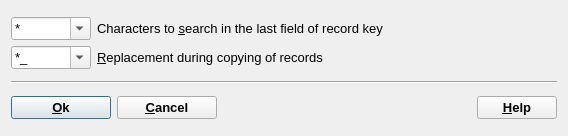
<?xml version="1.0" encoding="UTF-8"?>
<ui version="4.0">
 <class>ChangeKeyDialogData</class>
 <widget class="QDialog" name="ChangeKeyDialogData">
  <property name="geometry">
   <rect>
    <x>0</x>
    <y>0</y>
    <width>568</width>
    <height>136</height>
   </rect>
  </property>
  <property name="font">
   <font>
    <pointsize>10</pointsize>
   </font>
  </property>
  <property name="windowTitle">
   <string>Setup of a template to change record keys</string>
  </property>
  <layout class="QVBoxLayout">
   <item>
    <layout class="QHBoxLayout">
     <item>
      <layout class="QGridLayout">
       <item row="1" column="0">
        <widget class="QComboBox" name="cbKreplace">
         <property name="editable">
          <bool>true</bool>
         </property>
         <property name="currentIndex">
          <number>0</number>
         </property>
         <item>
          <property name="text">
           <string>*_</string>
          </property>
         </item>
         <item>
          <property name="text">
           <string>TEXT*</string>
          </property>
         </item>
         <item>
          <property name="text">
           <string>invcase*</string>
          </property>
         </item>
         <item>
          <property name="text">
           <string>*</string>
          </property>
         </item>
         <item>
          <property name="text">
           <string>*TEXT</string>
          </property>
         </item>
         <item>
          <property name="text">
           <string>*invcase</string>
          </property>
         </item>
         <item>
          <property name="text">
           <string>*</string>
          </property>
         </item>
         <item>
          <property name="text">
           <string>invcase</string>
          </property>
         </item>
         <item>
          <property name="text">
           <string>TEXT</string>
          </property>
         </item>
        </widget>
       </item>
       <item row="0" column="1">
        <widget class="QLabel" name="tlICsearch">
         <property name="text">
          <string>Characters to &amp;search in the last field of record key</string>
         </property>
         <property name="wordWrap">
          <bool>false</bool>
         </property>
         <property name="buddy">
          <cstring>cbKsearch</cstring>
         </property>
        </widget>
       </item>
       <item row="1" column="1">
        <widget class="QLabel" name="tlICreplace">
         <property name="text">
          <string>&amp;Replacement during copying of records</string>
         </property>
         <property name="wordWrap">
          <bool>false</bool>
         </property>
         <property name="buddy">
          <cstring>cbKreplace</cstring>
         </property>
        </widget>
       </item>
       <item row="0" column="0">
        <widget class="QComboBox" name="cbKsearch">
         <property name="editable">
          <bool>true</bool>
         </property>
         <property name="currentIndex">
          <number>0</number>
         </property>
         <item>
          <property name="text">
           <string>*</string>
          </property>
         </item>
         <item>
          <property name="text">
           <string>?*</string>
          </property>
         </item>
         <item>
          <property name="text">
           <string>??*</string>
          </property>
         </item>
         <item>
          <property name="text">
           <string>???*</string>
          </property>
         </item>
         <item>
          <property name="text">
           <string>*?</string>
          </property>
         </item>
         <item>
          <property name="text">
           <string>*??</string>
          </property>
         </item>
         <item>
          <property name="text">
           <string>*???</string>
          </property>
         </item>
         <item>
          <property name="text">
           <string>*</string>
          </property>
         </item>
         <item>
          <property name="text">
           <string>*</string>
          </property>
         </item>
        </widget>
       </item>
      </layout>
     </item>
     <item>
      <spacer>
       <property name="orientation">
        <enum>Qt::Horizontal</enum>
       </property>
       <property name="sizeType">
        <enum>QSizePolicy::Expanding</enum>
       </property>
       <property name="sizeHint" stdset="0">
        <size>
         <width>40</width>
         <height>20</height>
        </size>
       </property>
      </spacer>
     </item>
    </layout>
   </item>
   <item>
    <widget class="Line" name="line14">
     <property name="frameShape">
      <enum>QFrame::HLine</enum>
     </property>
     <property name="frameShadow">
      <enum>QFrame::Sunken</enum>
     </property>
    </widget>
   </item>
   <item>
    <layout class="QHBoxLayout">
     <property name="spacing">
      <number>6</number>
     </property>
     <property name="margin">
      <number>0</number>
     </property>
     <item>
      <widget class="QPushButton" name="pbOk">
       <property name="minimumSize">
        <size>
         <width>100</width>
         <height>0</height>
        </size>
       </property>
       <property name="font">
        <font>
         <weight>75</weight>
         <bold>true</bold>
        </font>
       </property>
       <property name="text">
        <string>&amp;Ok</string>
       </property>
       <property name="shortcut">
        <string>Alt+O</string>
       </property>
      </widget>
     </item>
     <item>
      <widget class="QPushButton" name="pbCancel">
       <property name="minimumSize">
        <size>
         <width>100</width>
         <height>0</height>
        </size>
       </property>
       <property name="font">
        <font>
         <weight>75</weight>
         <bold>true</bold>
        </font>
       </property>
       <property name="text">
        <string>&amp;Cancel</string>
       </property>
       <property name="shortcut">
        <string>Alt+C</string>
       </property>
      </widget>
     </item>
     <item>
      <spacer>
       <property name="orientation">
        <enum>Qt::Horizontal</enum>
       </property>
       <property name="sizeType">
        <enum>QSizePolicy::Expanding</enum>
       </property>
       <property name="sizeHint" stdset="0">
        <size>
         <width>20</width>
         <height>20</height>
        </size>
       </property>
      </spacer>
     </item>
     <item>
      <widget class="QPushButton" name="pbHelp">
       <property name="font">
        <font>
         <weight>75</weight>
         <bold>true</bold>
        </font>
       </property>
       <property name="text">
        <string>&amp;Help</string>
       </property>
       <property name="shortcut">
        <string>Alt+H</string>
       </property>
      </widget>
     </item>
    </layout>
   </item>
  </layout>
 </widget>
 <layoutdefault spacing="6" margin="11"/>
 <tabstops>
  <tabstop>cbKsearch</tabstop>
  <tabstop>cbKreplace</tabstop>
  <tabstop>pbOk</tabstop>
  <tabstop>pbCancel</tabstop>
  <tabstop>pbHelp</tabstop>
 </tabstops>
 <resources/>
 <connections>
  <connection>
   <sender>pbHelp</sender>
   <signal>clicked()</signal>
   <receiver>ChangeKeyDialogData</receiver>
   <slot>CmHelp()</slot>
   <hints>
    <hint type="sourcelabel">
     <x>503</x>
     <y>110</y>
    </hint>
    <hint type="destinationlabel">
     <x>20</x>
     <y>20</y>
    </hint>
   </hints>
  </connection>
  <connection>
   <sender>pbCancel</sender>
   <signal>clicked()</signal>
   <receiver>ChangeKeyDialogData</receiver>
   <slot>reject()</slot>
   <hints>
    <hint type="sourcelabel">
     <x>136</x>
     <y>110</y>
    </hint>
    <hint type="destinationlabel">
     <x>20</x>
     <y>20</y>
    </hint>
   </hints>
  </connection>
  <connection>
   <sender>pbOk</sender>
   <signal>clicked()</signal>
   <receiver>ChangeKeyDialogData</receiver>
   <slot>accept()</slot>
   <hints>
    <hint type="sourcelabel">
     <x>30</x>
     <y>110</y>
    </hint>
    <hint type="destinationlabel">
     <x>20</x>
     <y>20</y>
    </hint>
   </hints>
  </connection>
 </connections>
</ui>
